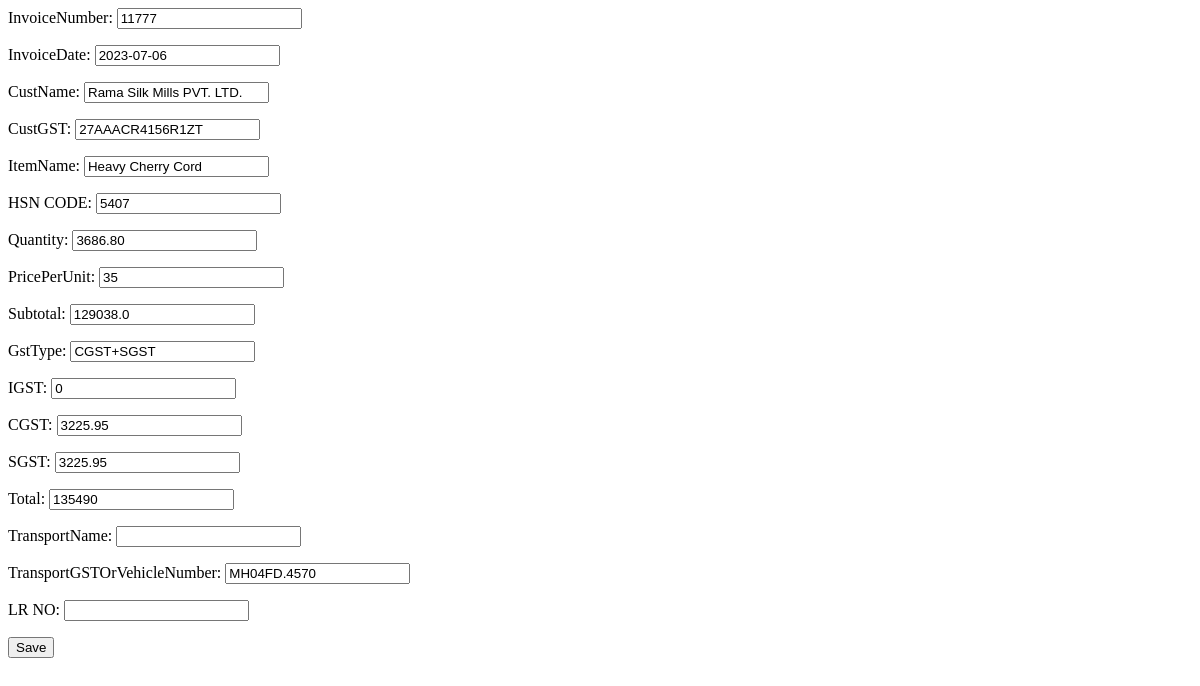
/updateBill/1308/, run on an earlier commit of the app's database.
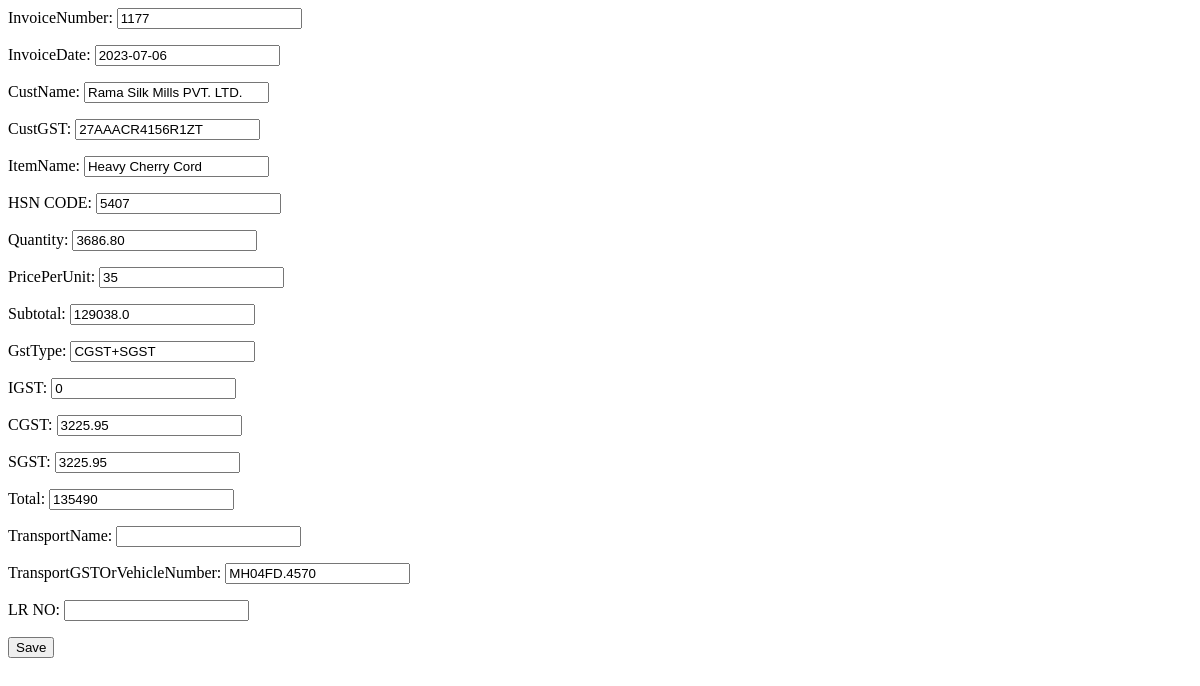
And on a later commit of the database.
### InvoiceGeneration/models.py (models this page shows, shortened)
class SaleModel(models.Model):
    invoiceNumber = models.CharField(max_length = 15)
    invoiceDate = models.DateField(blank=True, null=True)
    custName = models.CharField(max_length = 40)
    custGST = models.CharField(max_length = 15)
    itemName = models.CharField(max_length = 20)
    HSN_CODE = models.CharField(max_length=10, default=5407)
    quantity = models.CharField(max_length = 10)
    pricePerUnit = models.CharField(max_length = 5)
    subtotal = models.CharField(max_length = 10)
    gstType =   models.CharField(max_length = 10)
    IGST = models.CharField(max_length = 10, default = '0')
    CGST = models.CharField(max_length = 10, default = '0')
    SGST = models.CharField(max_length = 10, default = '0')
    total =models.CharField(max_length = 10)
    transportName = models.CharField(max_length = 25, default='-', blank=True, null=True)
    transportGSTOrVehicleNumber = models.CharField(max_length = 15, default='-', blank=True, null=True)
    LR_NO = models.CharField(max_length = 10, default='-', blank=True, null=True)

### InvoiceGeneration/views.py (the view)
# urls.py: path("updateBill/<str:pk>/", views.SaleUpdateView.as_view(), name="updateBill"),
class SaleUpdateView(UpdateView):
    model = SaleModel
    fields = '__all__'
    success_url ="/"

### InvoiceGeneration/templates/InvoiceGeneration/salemodel_form.html (shortened to what this page needs)
<form method="post">
	{{ form.as_p }}
	<input type="submit" value="Save">
</form>

What changed in the data, as far as the page shows it:
changed SaleModel "Rama Silk Mills PVT. LTD.": invoiceNumber "11777" → "1177"
